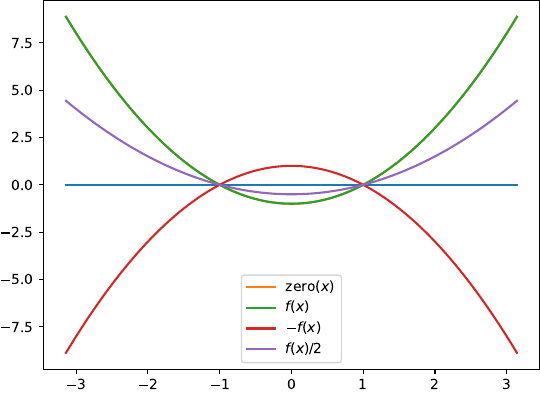

Here is the Python script that generated this plot:
from numpy import pi, sin, cos, linspace
import matplotlib.pyplot as plt

zero = lambda x: 0*x
f = lambda x: x**2 - 1
g = lambda x: 2*sin(2*x)
x = linspace(-pi, pi, 101)
plt.plot(x, zero(x))
plt.plot(x, f(x), label='zero$(x)$')
plt.plot(x, f(x), label='$f(x)$')
plt.plot(x, -f(x), label='$-f(x)$')
plt.plot(x, f(x)/2, label='$f(x)/2$')
plt.legend()
#plt.savefig('fig2-4-center.pdf', bbox_inches='tight', pad_inches=0)
#plt.savefig('fig2-4-center.png', bbox_inches='tight', pad_inches=0)
plt.show()
